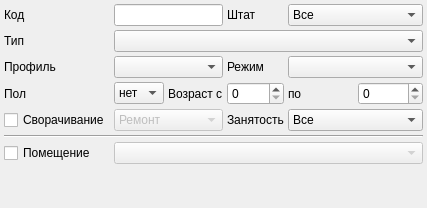
          <widget class="QWidget" name="tabFilterHospitalBeds">
           <attribute name="title">
            <string>Коечный фонд</string>
           </attribute>
           <layout class="QGridLayout" name="gridLayout_3">
            <property name="margin">
             <number>4</number>
            </property>
            <property name="spacing">
             <number>4</number>
            </property>
            <item row="0" column="0">
             <widget class="QLabel" name="lblFilterCode">
              <property name="text">
               <string>Код</string>
              </property>
             </widget>
            </item>
            <item row="0" column="1" colspan="2">
             <widget class="QLineEdit" name="edtFilterCode"/>
            </item>
            <item row="0" column="3">
             <widget class="QLabel" name="lblFilterPermanent">
              <property name="text">
               <string>Штат</string>
              </property>
             </widget>
            </item>
            <item row="0" column="4" colspan="2">
             <widget class="QComboBox" name="cmbFilterIsPermanent">
              <item>
               <property name="text">
                <string>Все</string>
               </property>
              </item>
              <item>
               <property name="text">
                <string>Нет</string>
               </property>
              </item>
              <item>
               <property name="text">
                <string>Да</string>
               </property>
              </item>
             </widget>
            </item>
            <item row="1" column="0">
             <widget class="QLabel" name="lblFilterType">
              <property name="text">
               <string>Тип</string>
              </property>
             </widget>
            </item>
            <item row="1" column="1" colspan="5">
             <widget class="CRBComboBox" name="cmbFilterType"/>
            </item>
            <item row="2" column="0">
             <widget class="QLabel" name="lblBedProfile">
              <property name="text">
               <string>Профиль</string>
              </property>
             </widget>
            </item>
            <item row="2" column="1" colspan="2">
             <widget class="CRBComboBox" name="cmbFilterBedProfile"/>
            </item>
            <item row="2" column="3">
             <widget class="QLabel" name="lblFilterSchedule">
              <property name="text">
               <string>Режим</string>
              </property>
             </widget>
            </item>
            <item row="2" column="4" colspan="2">
             <widget class="CRBComboBox" name="cmbFilterSchedule"/>
            </item>
            <item row="3" column="0">
             <widget class="QLabel" name="lblSexBed">
              <property name="text">
               <string>Пол</string>
              </property>
             </widget>
            </item>
            <item row="3" column="1">
             <widget class="QComboBox" name="cmbSexBed">
              <item>
               <property name="text">
                <string>нет</string>
               </property>
              </item>
              <item>
               <property name="text">
                <string>М</string>
               </property>
              </item>
              <item>
               <property name="text">
                <string>Ж</string>
               </property>
              </item>
             </widget>
            </item>
            <item row="3" column="2">
             <widget class="QLabel" name="lblAgeBed">
              <property name="text">
               <string>Возраст с</string>
              </property>
             </widget>
            </item>
            <item row="3" column="3">
             <widget class="QSpinBox" name="spbBedAgeFor">
              <property name="maximum">
               <number>150</number>
              </property>
             </widget>
            </item>
            <item row="3" column="4">
             <widget class="QLabel" name="lblBedAgeTo">
              <property name="text">
               <string>по</string>
              </property>
             </widget>
            </item>
            <item row="3" column="5">
             <widget class="QSpinBox" name="spbBedAgeTo">
              <property name="maximum">
               <number>150</number>
              </property>
             </widget>
            </item>
            <item row="4" column="0">
             <widget class="QCheckBox" name="chkInvolution">
              <property name="text">
               <string>Сворачивание</string>
              </property>
             </widget>
            </item>
            <item row="4" column="1" colspan="2">
             <widget class="QComboBox" name="cmbInvolute">
              <property name="enabled">
               <bool>false</bool>
              </property>
              <item>
               <property name="text">
                <string>Ремонт</string>
               </property>
              </item>
              <item>
               <property name="text">
                <string>Карантин</string>
               </property>
              </item>
             </widget>
            </item>
            <item row="4" column="3">
             <widget class="QLabel" name="lblFilterBusy">
              <property name="text">
               <string>Занятость</string>
              </property>
             </widget>
            </item>
            <item row="4" column="4" colspan="2">
             <widget class="QComboBox" name="cmbFilterBusy">
              <item>
               <property name="text">
                <string>Все</string>
               </property>
              </item>
              <item>
               <property name="text">
                <string>Только свободные</string>
               </property>
              </item>
              <item>
               <property name="text">
                <string>Только занятые</string>
               </property>
              </item>
             </widget>
            </item>
            <item row="5" column="0" colspan="6">
             <widget class="Line" name="line_3">
              <property name="orientation">
               <enum>Qt::Horizontal</enum>
              </property>
             </widget>
            </item>
            <item row="6" column="1" colspan="5">
             <widget class="CRBComboBox" name="cmbFilterPlacement">
              <property name="enabled">
               <bool>false</bool>
              </property>
             </widget>
            </item>
            <item row="7" column="1">
             <spacer name="verticalSpacer_2">
              <property name="orientation">
               <enum>Qt::Vertical</enum>
              </property>
              <property name="sizeHint" stdset="0">
               <size>
                <width>20</width>
                <height>40</height>
               </size>
              </property>
             </spacer>
            </item>
            <item row="6" column="0">
             <widget class="QCheckBox" name="chkPlacement">
              <property name="text">
               <string>Помещение</string>
              </property>
             </widget>
            </item>
           </layout>
          </widget>
